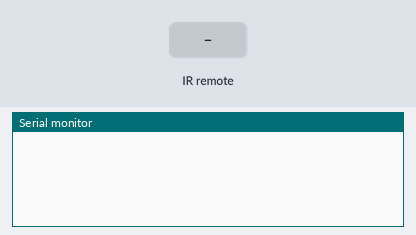
Bench run of a sketch on a simulated Arduino Uno, built with avr-gcc and run on an emulated ATmega328P. Shown: the last lines printed to the serial monitor. The test bench sets the inputs (shaded band).

Above: at 1.2 s.
1.3 s: infrared code 0xFD50AF received
At 2.5 s:
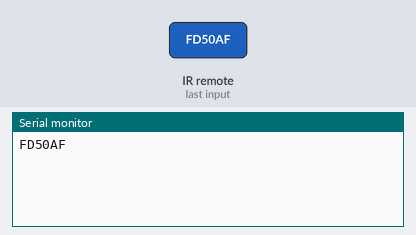
2.8 s: infrared code 0xFD10EF received
At 3.8 s:
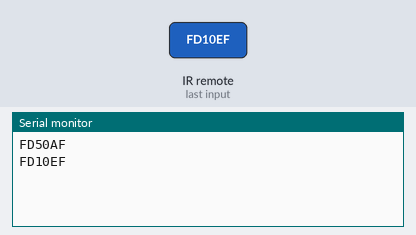
4.3 s: infrared code 0xFD609F received
At 5.1 s:
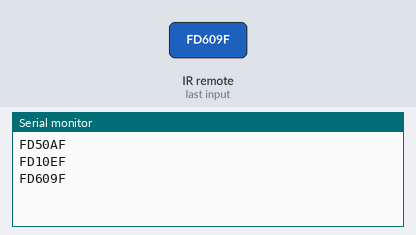
5.8 s: infrared code 0xFD20DF received
At 6.3 s:
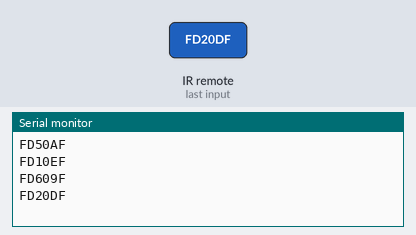

The sketch:

N_026.ino
```cpp
/* Projeto Nº 26 -> Simulação de 2 servo motor controlador pro remote control IR
  *
  * Author: Thiago Santos Tassinari
  * Data: 08/10/2020

  * Descrição do Projeto:

  <!---------------------Simulação de 2 servo motor controlador pro remote control IR----------------------------->

    Esse projeto faz a simulação do acionamento de dois motores em via do controle remoto e o sensor
    infravermelho.
  <---------------------------------------------------------------------------------->

<!-----------------------Componentes necessários------------------------------------->

  - 1 Arduino Uno;
  - 1 Protoboard;
  - 1 Remote control IR ;
  - 2 Motor de engrenagem;
  - 1 Acionador de motor de ponte H;
  - Sensor infravermelho
  - 1 Bateria de 9V;
  - Jumpers

<------------------------------------------------------------------------------------->

*/

#include <IRremote.h>

int RECV_PIN = 11;

IRrecv irrecv(RECV_PIN);

decode_results results;
//first Motor
int LeftMotor1 = 2;
int LeftMotor2 = 3;
int RightMotor1 = 4;
int RightMotor2 = 5;

void setup()
{
  Serial.begin(9600);
  irrecv.enableIRIn(); // Start the receiver
}
void trunRight() {
  digitalWrite(LeftMotor1, HIGH);
  digitalWrite(LeftMotor2, LOW );
  digitalWrite(RightMotor1, LOW);
  digitalWrite(RightMotor2, HIGH);
}
void trunLeft() {
  digitalWrite(LeftMotor1, LOW);
  digitalWrite(LeftMotor2, HIGH );
  digitalWrite(RightMotor1, HIGH);
  digitalWrite(RightMotor2, LOW);
}
void Forward() {
  digitalWrite(LeftMotor1, HIGH);
  digitalWrite(LeftMotor2, LOW );
  digitalWrite(RightMotor1, HIGH);
  digitalWrite(RightMotor2, LOW);
}

void Backward() {
  digitalWrite(LeftMotor1, LOW);
  digitalWrite(LeftMotor2, HIGH );
  digitalWrite(RightMotor1, LOW);
  digitalWrite(RightMotor2, HIGH);

}

//Forward 0xFD50AF
//Backward 0xFD10EF
//Right 0xFD609F
//LEFT 0xFD20DF

void loop()
{
  if (irrecv.decode(&results)) {
    Serial.println(results.value, HEX);
    irrecv.resume(); // Receba o próximo valor
  }
  delay(100);

  switch(results.value){
    case 0xFD50AF:Forward();break;
    case 0xFD10EF:Backward();break;
    case 0xFD609F:trunRight();break;
    case 0xFD20DF:trunLeft();break;
    }
}
```

Measured:
- after the input at 1.3 s, the serial monitor: prints a new line at once (image 1)
- after the input at 2.8 s, the serial monitor: prints a new line at once (image 2)
- after the input at 4.3 s, the serial monitor: prints a new line at once (image 3)
- after the input at 5.8 s, the serial monitor: prints a new line at once (image 4)
